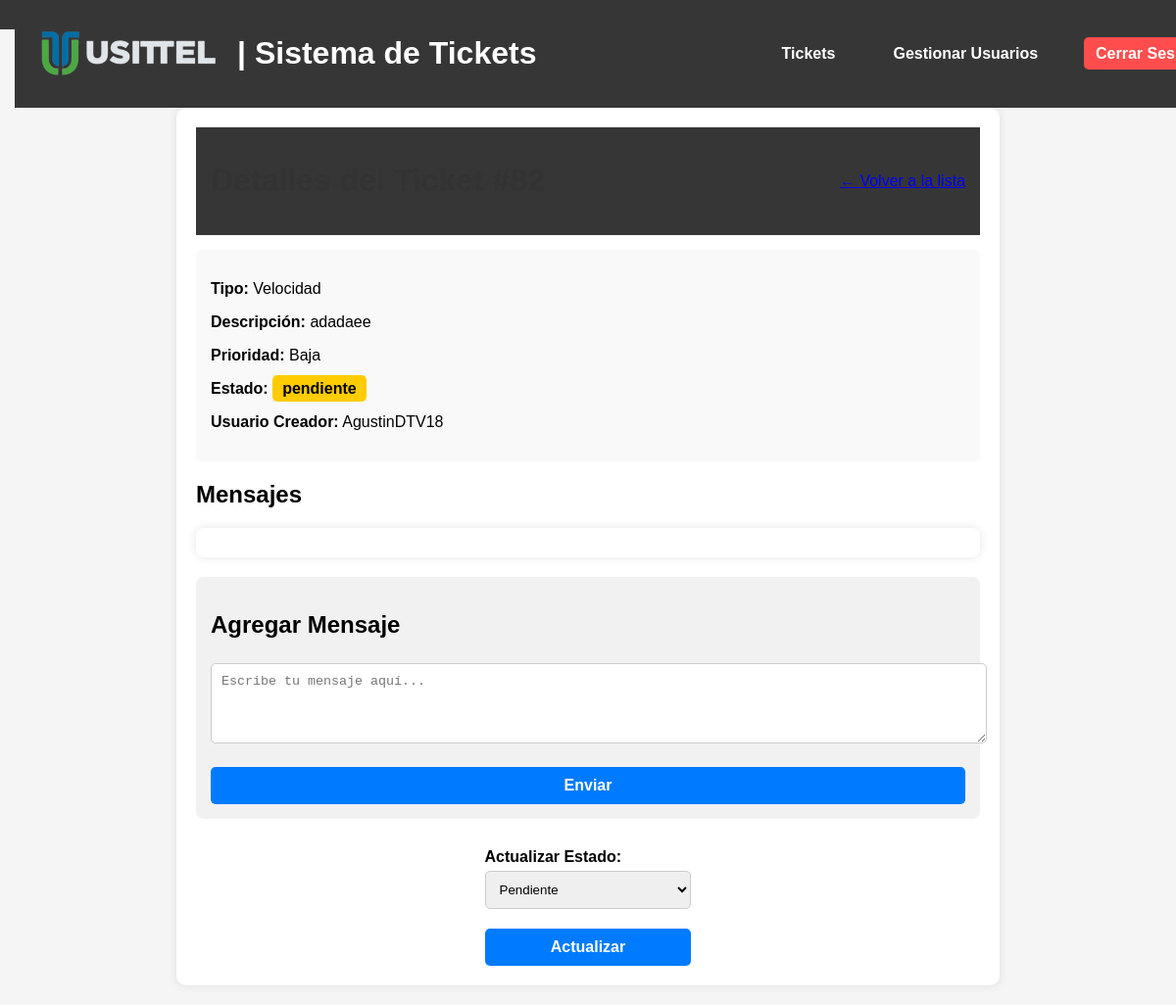
Page /ticket/82 (signed in) on the earlier database version.
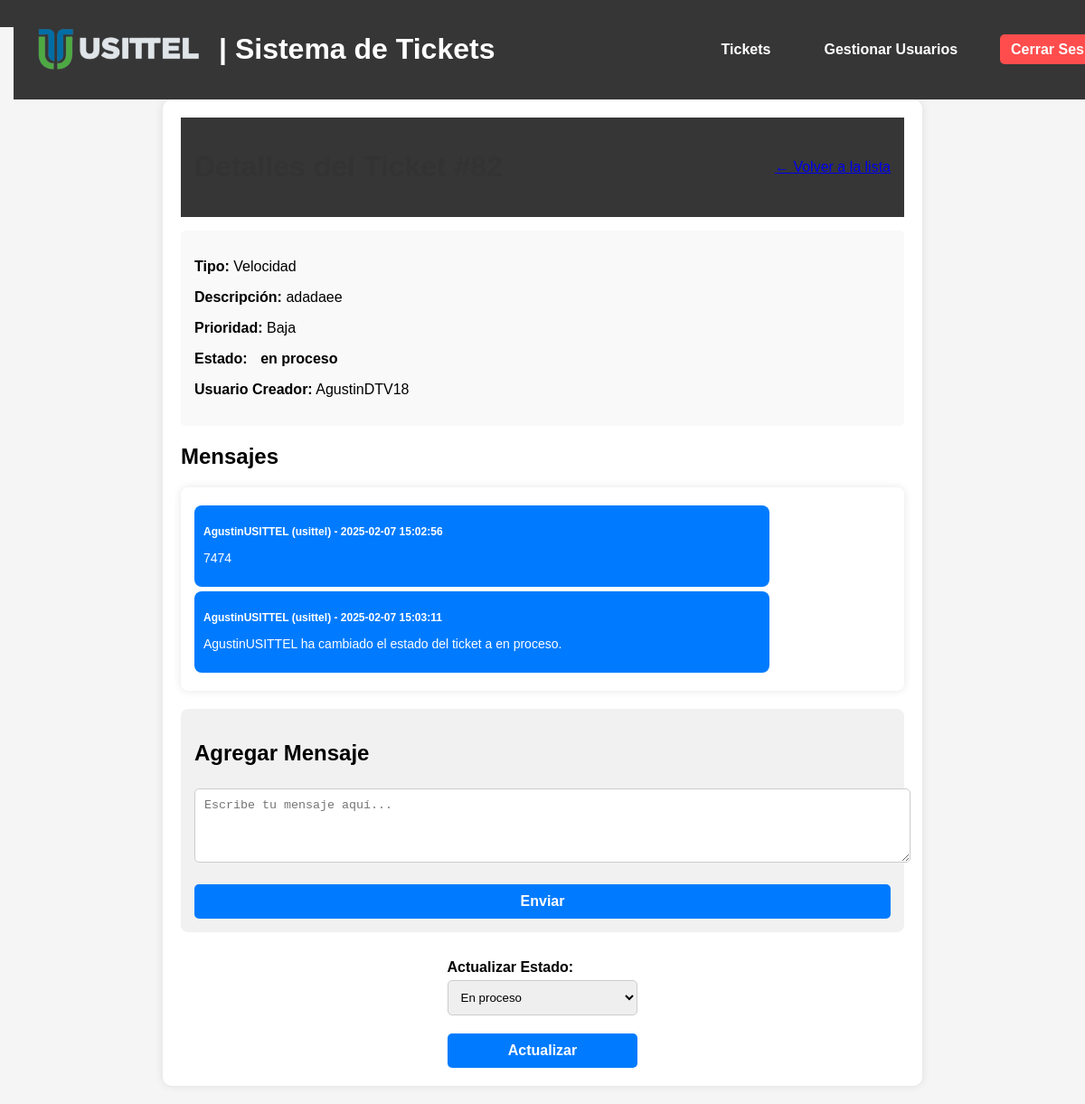
Same page on the later database version.
### tables this page shows
CREATE TABLE tickets (
    id INTEGER PRIMARY KEY AUTOINCREMENT,
    tipo TEXT NOT NULL,
    descripcion TEXT NOT NULL,
    prioridad TEXT NOT NULL,
    fecha_creacion DATETIME DEFAULT CURRENT_TIMESTAMP,
    usuario_creador TEXT NOT NULL,
    notas TEXT,
    archivo TEXT
, usuario_asignado TEXT, estado TEXT DEFAULT 'pendiente');

CREATE TABLE messages (
    id INTEGER PRIMARY KEY AUTOINCREMENT,
    ticket_id INTEGER NOT NULL,
    usuario TEXT NOT NULL,
    rol TEXT NOT NULL,
    mensaje TEXT NOT NULL,
    fecha TIMESTAMP DEFAULT CURRENT_TIMESTAMP,
    FOREIGN KEY (ticket_id) REFERENCES tickets (id)
);

### app.py (the view)
@app.route('/ticket/<int:id>', methods=['GET'])
@login_required
def view_ticket(id):
    conn = get_db_connection()
    ticket = conn.execute('SELECT * FROM tickets WHERE id = ?', (id,)).fetchone()
    messages = conn.execute('SELECT * FROM messages WHERE ticket_id = ? ORDER BY fecha ASC', (id,)).fetchall()
    conn.close()
    if not ticket:
        return "Ticket no encontrado", 404
    return render_template('view_ticket.html', ticket=ticket, messages=messages, current_user=current_user)

### app.py (called while the page is built)
def get_db_connection():
    conn = sqlite3.connect('database.db', timeout=10)  # Espera hasta 10 segundos si la base de datos está bloqueada
    conn.row_factory = sqlite3.Row
    return conn

@login_manager.user_loader
def load_user(user_id):
    conn = get_db_connection()
    user = conn.execute('SELECT * FROM users WHERE id = ?', (user_id,)).fetchone()
    conn.close()
    if user:
        return User(id=user['id'], username=user['username'], role=user['role'])
    return None

### templates/view_ticket.html (shortened to what this page needs)
{% extends "base.html" %}
{% block content %}
<div class="container-ticket">
    <header class="ticket-header">
        <h1>Detalles del Ticket #{{ ticket['id'] }}</h1>
        <a href="/tickets" class="btn-back">← Volver a la lista</a>
    </header>
    <div class="ticket-info">
        <p><strong>Tipo:</strong> {{ ticket['tipo'] }}</p>
        <p><strong>Descripción:</strong> {{ ticket['descripcion'] }}</p>
        <p><strong>Prioridad:</strong> {{ ticket['prioridad'] }}</p>
        <p><strong>Estado:</strong>
            <span class="estado estado-{{ ticket['estado']|lower }}">{{ ticket['estado'] }}</span>
        </p>
        <p><strong>Usuario Creador:</strong> {{ ticket['usuario_creador'] }}</p>
    </div>
    <h2>Mensajes</h2>
    <div class="chat-container">
        {% for message in messages %}
        <div class="message {% if message['rol'] == 'usittel' %}usittel-message{% else %}directv-message{% endif %}">
            <p class="message-user"><strong>{{ message['usuario'] }} ({{ message['rol'] }})</strong> - {{ message['fecha'] }}</p>
            <p class="message-text">{{ message['mensaje'] }}</p>
        </div>
        {% endfor %}
    </div>
    {% if ticket['estado'].lower() != 'cerrado' %}
    <div class="message-form">
        <h2>Agregar Mensaje</h2>
        <form method="POST" action="{{ url_for('add_message', ticket_id=ticket['id']) }}">
            <textarea name="mensaje" rows="4" required placeholder="Escribe tu mensaje aquí..."></textarea><br>
            <button type="submit" class="btn-action">Enviar</button>
        </form>
    </div>
    {% else %}
    <p class="closed-ticket-message"><strong>Este ticket está cerrado y no se pueden agregar mensajes.</strong></p>
    {% endif %}
    <div class="actions-container">
        {% if current_user.role == 'usittel' and ticket.estado != 'cerrado' %}
        <form action="{{ url_for('update_ticket', id=ticket.id) }}" method="POST">
            <label for="estado">Actualizar Estado:</label>
            <select name="estado" required>
                <option value="pendiente" {% if ticket.estado=='pendiente' %}selected{% endif %}>Pendiente</option>
                <option value="en proceso" {% if ticket.estado=='en proceso' %}selected{% endif %}>En proceso</option>
            </select>
            <button type="button" class="btn-action confirm-update-status">Actualizar</button>
        </form>
        {% endif %}
    </div>
</div>
{% endblock %}

Differences in the rows shown:
changed tickets "Velocidad": estado "pendiente" → "en proceso"; estado "Pendiente" → "En proceso"
added messages: usuario "AgustinUSITTEL", rol "usittel", fecha "2025-02-07 15:02:56", mensaje "7474"
added messages: usuario "AgustinUSITTEL", rol "usittel", fecha "2025-02-07 15:03:11", mensaje "AgustinUSITTEL ha cambiado el estado del ticket a en proceso."
